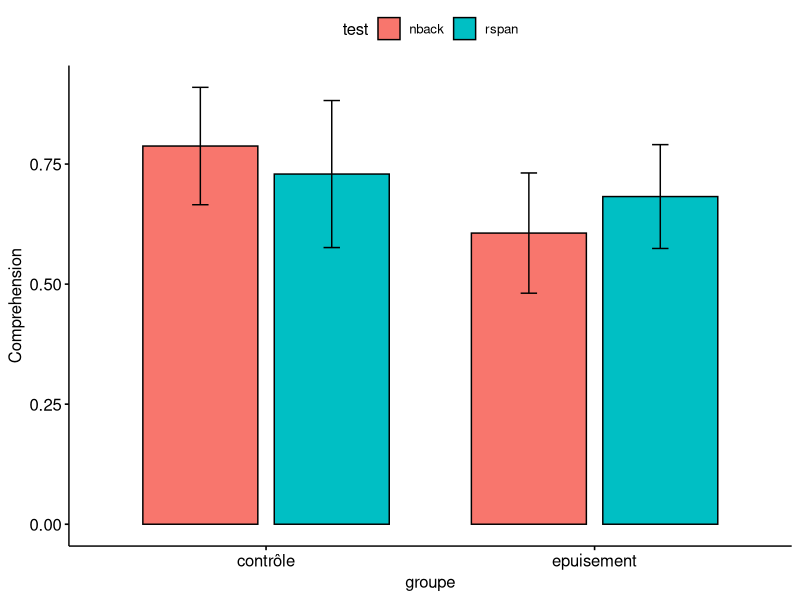
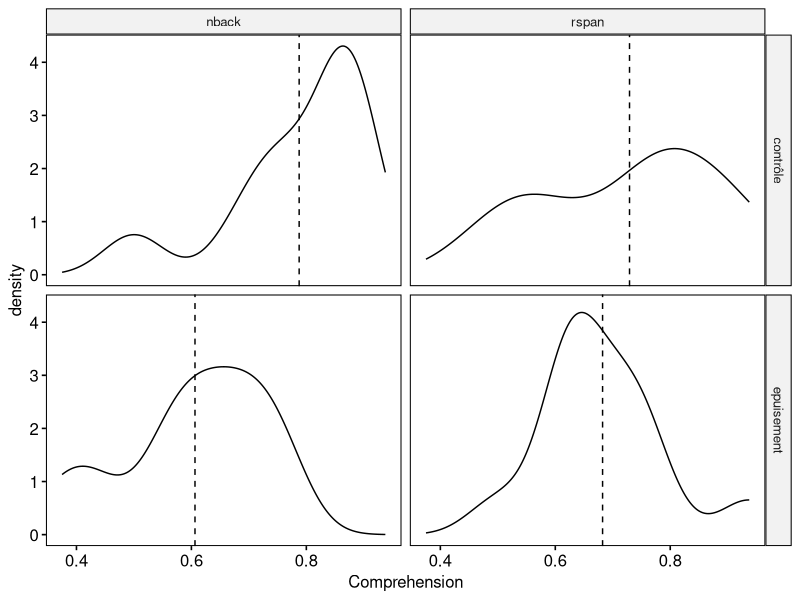
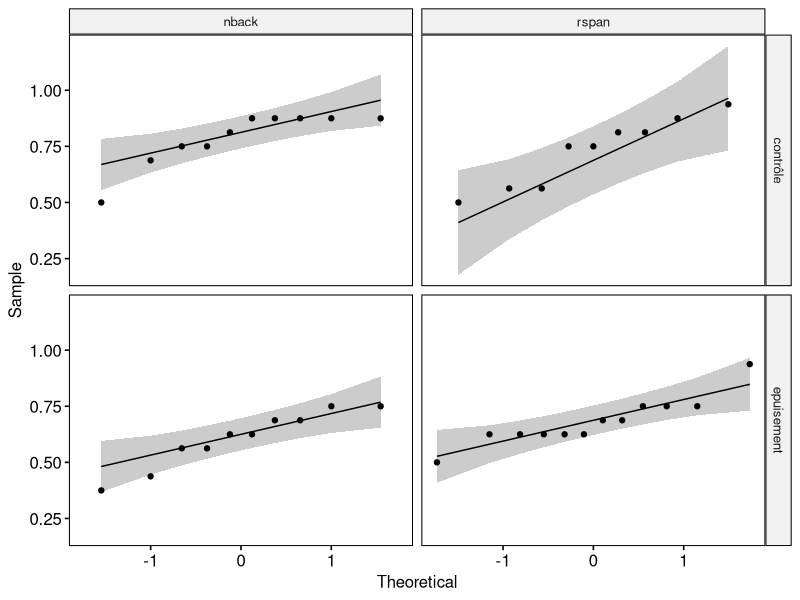
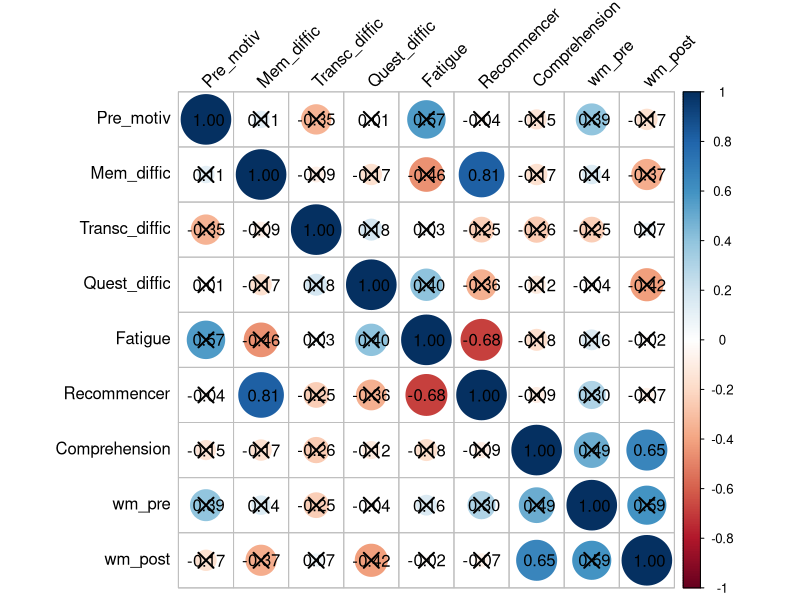
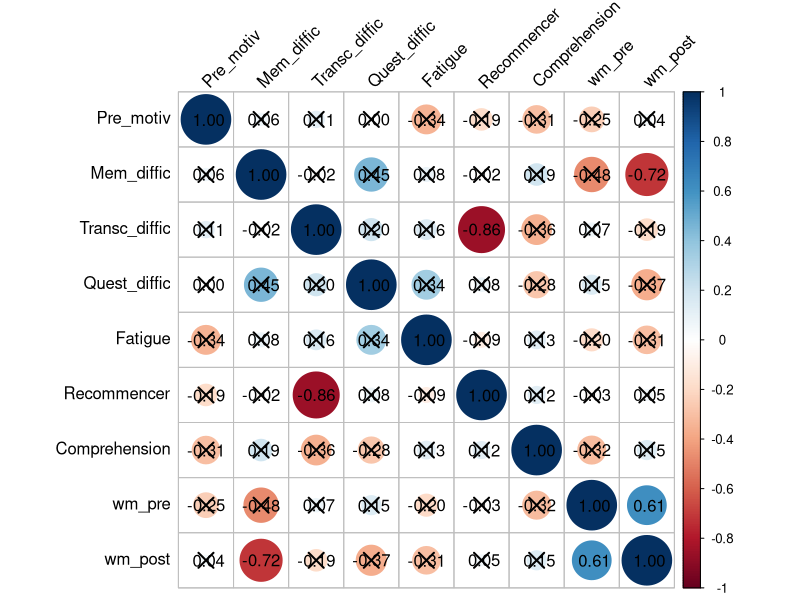
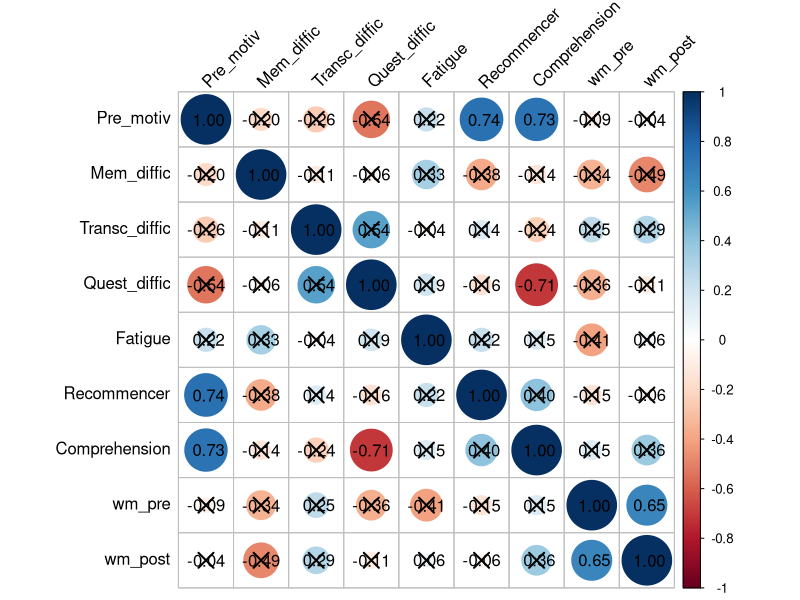
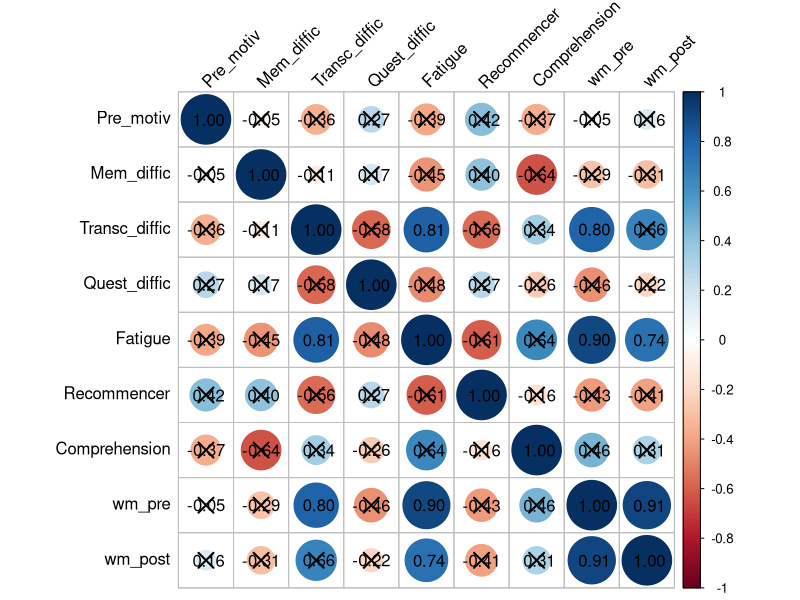

Recreate these plots in R, in order.
## ---- chunk 1
library(tidyverse)
library(ggpubr)
library(rstatix)

ques <- read.csv2("data/recap.csv", sep = ",", fileEncoding="UTF-8-BOM")
ques <- ques %>%
  select(-id_subject, -back_1_level, -back_2_level)

ques$id_sujet <- as.factor(ques$id_sujet)
ques$groupe <- as.factor(ques$groupe)
ques$Comprehension <- as.numeric(ques$Comprehension)
ques$wm_pre <- as.numeric(ques$wm_pre)
ques$wm_post <- as.numeric(ques$wm_post)

## ---- chunk 2
ques %>%
  group_by(groupe, test) %>%
  get_summary_stats(Comprehension, type = "mean_sd")
## ---- chunk 3
p_comp <- ggbarplot(ques, x = "groupe", y = "Comprehension", fill = "test", add = "mean_sd", position = position_dodge(0.8))

p_comp
## ---- chunk 4

ggdensity(ques, x = "Comprehension", facet.by = c("groupe", "test"), add = "mean")

## ---- chunk 5

ggqqplot(ques, x = "Comprehension", facet.by = c("groupe", "test"))

## ---- chunk 6
ques %>%
  group_by(groupe, test) %>%
  shapiro_test(Comprehension)
## ---- chunk 7
ques %>%
  anova_test(Comprehension ~ groupe*test)
## ---- chunk 8
ques %>%
  group_by(test) %>%
  anova_test(Comprehension ~ groupe)
## ---- chunk 9
ques %>%
  tukey_hsd(Comprehension ~ groupe*test)
## ---- chunk 10
ques %>%
  filter(groupe == "epuisement") %>%
  filter(test == "nback") %>%
  cor_mat(Pre_motiv, Mem_diffic, Transc_diffic, Quest_diffic, Fatigue, Recommencer, Comprehension, wm_pre, wm_post) %>%
  cor_plot(label = T)
## ---- chunk 11
ques %>%
  filter(groupe == "epuisement") %>%
  filter(test == "rspan") %>%
  cor_mat(Pre_motiv, Mem_diffic, Transc_diffic, Quest_diffic, Fatigue, Recommencer, Comprehension, wm_pre, wm_post) %>%
  cor_plot(label = T)
## ---- chunk 12
ques %>%
  filter(groupe == "contrôle") %>%
  filter(test == "nback") %>%
  cor_mat(Pre_motiv, Mem_diffic, Transc_diffic, Quest_diffic, Fatigue, Recommencer, Comprehension, wm_pre, wm_post) %>%
  cor_plot(label = T)
## ---- chunk 13
ques %>%
  filter(groupe == "contrôle") %>%
  filter(test == "rspan") %>%
  cor_mat(Pre_motiv, Mem_diffic, Transc_diffic, Quest_diffic, Fatigue, Recommencer, Comprehension, wm_pre, wm_post) %>%
  cor_plot(label = T)
